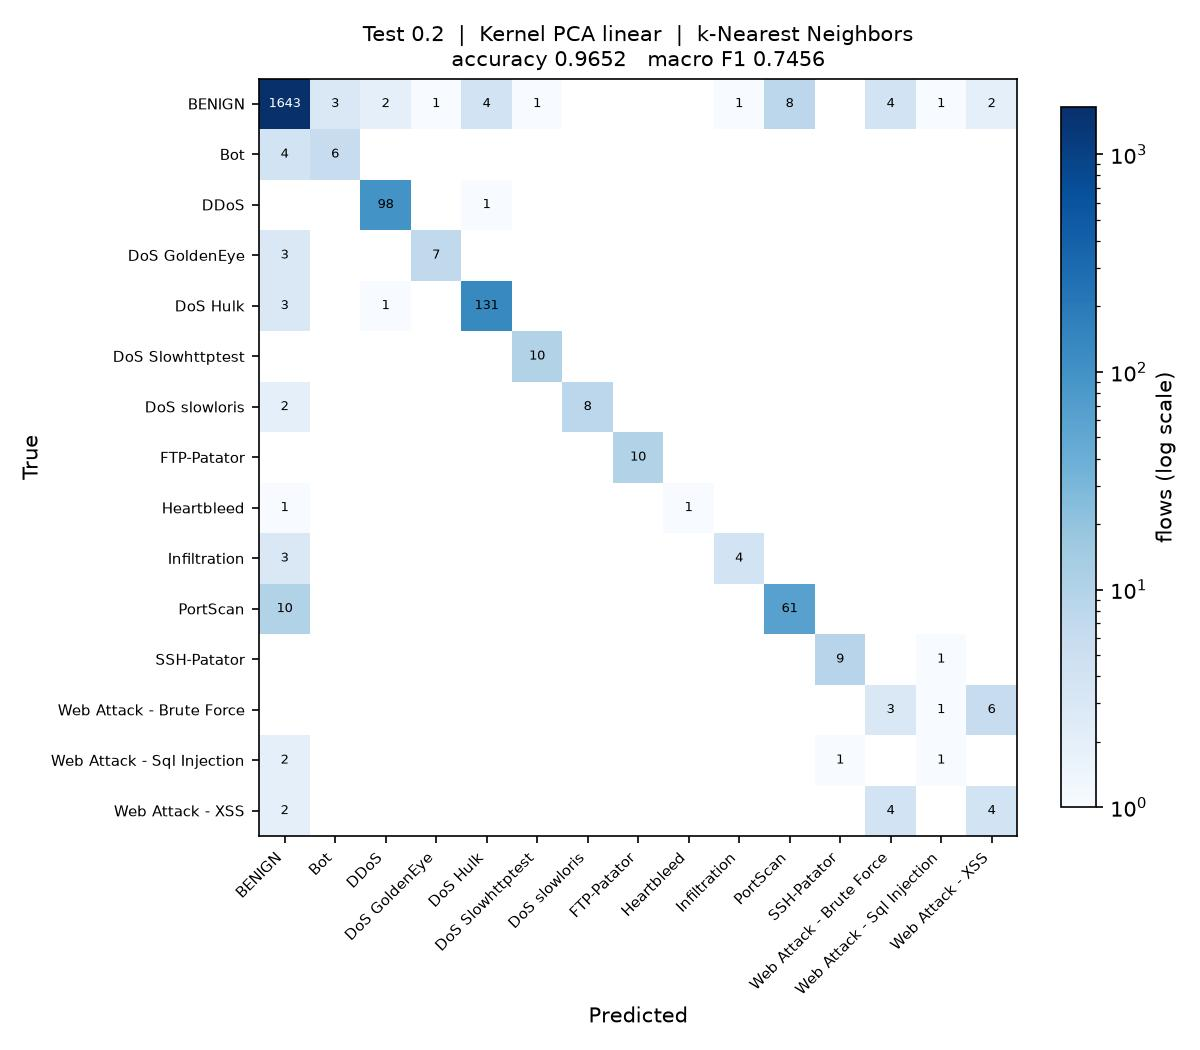

Python code for this plot:
"""
Test_0.2_DR_LIN_KNN

Test size 0.2  |  Kernel PCA (linear)  |  k-Nearest Neighbors  (reference sheet #13)

Note: taken in place of sheet #5 Elastic Net, which is a regressor and cannot classify.

Run on its own:

    python Test_0.2_DR_LIN_KNN.py

Writes Test_0.2_DR_LIN_KNN.jpg (confusion matrix) and appends one row to
results/75_runs.csv.
"""

import os
import sys
import time
import warnings
from pathlib import Path

import matplotlib
matplotlib.use("Agg")
import matplotlib.pyplot as plt
import numpy as np
import pandas as pd
from sklearn.decomposition import KernelPCA
from sklearn.impute import SimpleImputer
from sklearn.metrics import (accuracy_score, confusion_matrix, f1_score,
                             precision_score, recall_score)
from sklearn.model_selection import train_test_split
from sklearn.preprocessing import LabelEncoder, StandardScaler
from sklearn.neighbors import KNeighborsClassifier

sys.path.insert(0, str(Path(__file__).resolve().parent.parent))
from common import load_sample                      # noqa: E402

warnings.filterwarnings("ignore")

# ----- this run -------------------------------------------------------------
TEST_SIZE = 0.2
KERNEL = "linear"
CLASSIFIER = "KNN"
N_COMPONENTS = 15
# ----------------------------------------------------------------------------

SEED = 0
N_JOBS = max(1, (os.cpu_count() or 2) // 2)
STEM = "Test_0.2_DR_LIN_KNN"
HERE = Path(__file__).resolve().parent
RESULTS = HERE.parent / "results"


def main():
    t0 = time.time()
    df = load_sample(10000, 50, SEED)
    y = LabelEncoder().fit_transform(df["Label"])
    X = df.drop(columns=["Label", "Day"])
    classes = sorted(df["Label"].unique())
    print(f"{len(df):,} flows, {X.shape[1]} features, {len(classes)} classes")

    X_train, X_test, y_train, y_test = train_test_split(
        X, y, test_size=TEST_SIZE, random_state=SEED, stratify=y)

    # mean imputation and scaling, fitted on the training split only
    imputer = SimpleImputer(strategy="mean").fit(X_train)
    scaler = StandardScaler().fit(imputer.transform(X_train))
    X_train = scaler.transform(imputer.transform(X_train))
    X_test = scaler.transform(imputer.transform(X_test))

    # dimensionality reduction: Kernel PCA, fitted on the training split only.
    # arpack keeps the largest positive eigenvalues; the randomized solver ranks
    # them by magnitude and fails on the sigmoid kernel, which is not PSD.
    kpca = KernelPCA(n_components=N_COMPONENTS, kernel=KERNEL,
                     eigen_solver="arpack", random_state=SEED, n_jobs=N_JOBS)
    X_train = kpca.fit_transform(X_train)
    X_test = kpca.transform(X_test)
    print(f"Kernel PCA ({KERNEL}): {X_train.shape[1]} components")

    classifier = KNeighborsClassifier(n_neighbors=5, n_jobs=N_JOBS)
    classifier.fit(X_train, y_train)
    y_pred = classifier.predict(X_test)

    acc = accuracy_score(y_test, y_pred)
    pre = precision_score(y_test, y_pred, average="macro", zero_division=0)
    rec = recall_score(y_test, y_pred, average="macro", zero_division=0)
    f1 = f1_score(y_test, y_pred, average="macro", zero_division=0)
    pre_w = precision_score(y_test, y_pred, average="weighted", zero_division=0)
    rec_w = recall_score(y_test, y_pred, average="weighted", zero_division=0)
    f1_w = f1_score(y_test, y_pred, average="weighted", zero_division=0)

    print(f"Accuracy  : {acc:.4f}")
    print(f"Precision : {pre:.4f}")
    print(f"Recall    : {rec:.4f}")
    print(f"F1 Score  : {f1:.4f}")

    # confusion matrix image, named to match this script
    cm = confusion_matrix(y_test, y_pred, labels=range(len(classes)))
    fig, ax = plt.subplots(figsize=(8, 7))
    im = ax.imshow(cm, cmap="Blues", norm=matplotlib.colors.LogNorm(vmin=1))
    ax.set_xticks(range(len(classes)), classes, rotation=45, ha="right", fontsize=7)
    ax.set_yticks(range(len(classes)), classes, fontsize=7)
    ax.set_xlabel("Predicted")
    ax.set_ylabel("True")
    ax.set_title(f"Test {TEST_SIZE}  |  Kernel PCA {KERNEL}  |  k-Nearest Neighbors\n"
                 f"accuracy {acc:.4f}   macro F1 {f1:.4f}", fontsize=10)
    for i in range(len(classes)):
        for j in range(len(classes)):
            if cm[i, j]:
                ax.text(j, i, cm[i, j], ha="center", va="center", fontsize=6,
                        color="white" if cm[i, j] > cm.max() / 3 else "black")
    fig.colorbar(im, ax=ax, fraction=0.04, label="flows (log scale)")
    fig.tight_layout()
    fig.savefig(HERE / f"{STEM}.jpg", dpi=150)
    plt.close(fig)

    # one row appended to the shared results table
    RESULTS.mkdir(exist_ok=True)
    row = {"Test": TEST_SIZE, "DR": "LIN", "Clas": CLASSIFIER,
           "Acc": round(acc, 4), "Pre": round(pre, 4), "Rec": round(rec, 4),
           "F1": round(f1, 4),
           "Pre_weighted": round(pre_w, 4), "Rec_weighted": round(rec_w, 4),
           "F1_weighted": round(f1_w, 4),
           "n_components": N_COMPONENTS, "seconds": round(time.time() - t0, 1),
           "script": STEM}
    out = RESULTS / "75_runs.csv"
    old = pd.read_csv(out).to_dict("records") if out.exists() else []
    old = [r for r in old if r.get("script") != STEM]
    pd.DataFrame(old + [row]).to_csv(out, index=False)
    print(f"saved {STEM}.jpg and appended to results/75_runs.csv "
          f"({time.time() - t0:.0f}s)")


if __name__ == "__main__":
    main()
